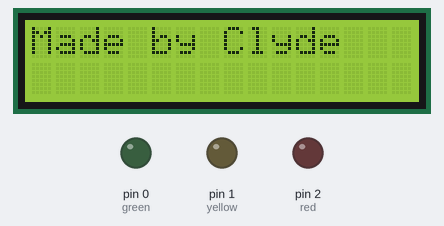
Simulated run of this sketch. Board: Arduino Uno, built with avr-gcc and run on an emulated ATmega328P. Parts: 16×2 character LCD, output pins drawn as LEDs (lit = HIGH).

Above: at 0.1 s.
At 1.1 s:
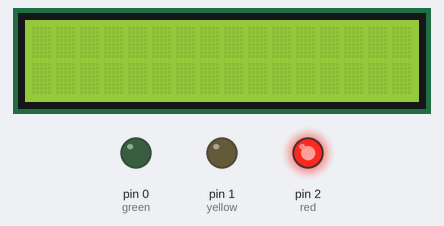
At 2.1 s:
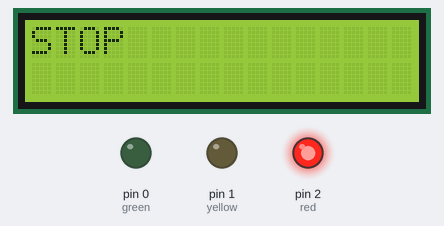
At 3.1 s:
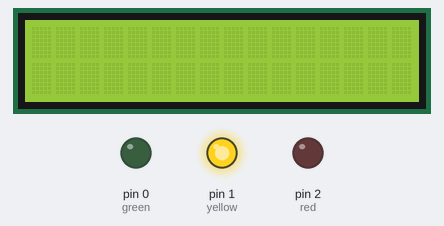
At 4.1 s:
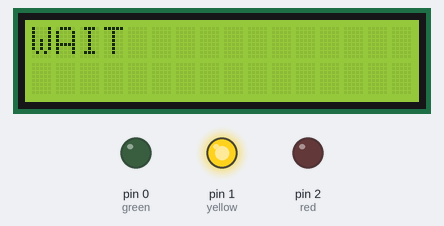
At 6.1 s:
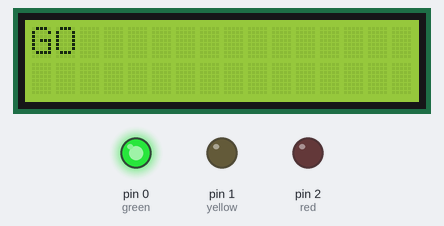
Timing chart, 0 to 39.6 s (numbered marks = the images above):
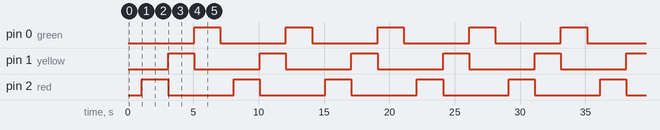

Measured:
- by itself, pin 0 (green), pin 1 (yellow), pin 2 (red): alternates HIGH for 2.0 s and LOW for 5.0 s
- by itself, everything shown: repeats every 7.0 s, in 8 steps
- what the display in image 1 shows lasts 1.0 s, from 1.1 s to 2.1 s

The sketch:

v1.ino
```cpp
//import library for lcd
#include <LiquidCrystal.h>

//Intializing Pin number to the traffic light color
int green = 0;
int yellow = 1;
int red = 2;

//Delays for each color (in ms)
int delay_green = 1000;
int delay_yellow = 1000;
int delay_red = 1000;

//Initializing the pins for the lcd
const int rs = 12, en = 11, d4 = 4, d5 = 5, d6 = 6, d7 = 7;

LiquidCrystal lcd(rs, en, d4, d5, d6, d7);

void setup() {
  // put your setup code here, to run once:

  //set up lcd columns and row (dimensions)
  lcd.begin(16, 2);

  //print a message
  lcd.print("Made by Clyde");

  //Define the LED as output
  pinMode(green, OUTPUT);
  pinMode(yellow, OUTPUT);
  pinMode(red, OUTPUT);

}

void loop() {
  // put your main code here, to run repeatedly:

  //turn off all lights and delay
  no_light();
  delay(1000);

  //initialize lcd
  lcd.display();
  lcd.clear();

  //turn on red
  red_light();
  delay(delay_red);
  lcd.print("STOP");
  delay(1000);
  lcd.clear();

  //turn on yellow
  yellow_light();
  delay(delay_yellow);
  lcd.print("WAIT");
  delay(1000);
  lcd.clear();

  //turn on green
  green_light();
  delay(delay_green);
  lcd.clear();
  lcd.print("GO");
  delay(1000);
  lcd.clear();

}

//other functions

//turn off all lights
void no_light(){

  digitalWrite(green, LOW);
  digitalWrite(yellow, LOW);
  digitalWrite(red, LOW);

}

//turn on a specific color
void red_light(){

  digitalWrite(green, LOW);
  digitalWrite(yellow, LOW);
  digitalWrite(red, HIGH);

}

void yellow_light(){

  digitalWrite(green, LOW);
  digitalWrite(yellow, HIGH);
  digitalWrite(red, LOW);

}

void green_light(){

  digitalWrite(green, HIGH);
  digitalWrite(yellow, LOW);
  digitalWrite(red, LOW);

}
```
